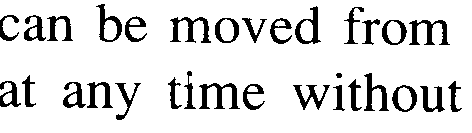
#> input picture src/class-1/letras.bmp, 472 x 133 px
$ python exercicio2.py
#> lines starting #> are read from the running program, lines starting #| are printed output that depends on the picture; after the words box and inside, x2 and y2 are one past the last pixel; in counts of white or black regions, pixels touching at a corner belong together
from collections import deque
import cv2
import numpy as np
def neighbors(pixel, width, height):
    x, y = pixel
    neighbors = []
    if x > 0:
        neighbors.append((x - 1, y))
    if x < width - 1:
        neighbors.append((x + 1, y))
    if y > 0:
        neighbors.append((x, y - 1))
    if y < height - 1:
        neighbors.append((x, y + 1))
    return neighbors

def busca_largura(image, visited, start_pixel):
    width, height = image.shape
    queue = deque([start_pixel])
    visited[start_pixel] = True
    while queue:
        current_pixel = queue.popleft()
        for neighbor in neighbors(current_pixel, width, height):
            if not visited[neighbor] and image[neighbor] == 0:
                visited[neighbor] = True
                queue.append(neighbor)

def count_connected_components(image):
#> called with image = 'letras.bmp'
    image = cv2.imread(image,0)
#> image: shape (133, 472); 87.5% white; 31 black regions, largest, box (x1, y1, x2, y2) and area: (199, 83, 240, 109) 457, (409, 20, 450, 45) 441, (170, 17, 211, 43) 439
    width, height = image.shape
#> width = 133; height = 472
    visited = {(x, y): False for x in range(width) for y in range(height)}
    count = 0
    for x in range(width):
        for y in range(height):
            if not visited[(x, y)] and image[x, y] == 0:
                busca_largura(image, visited, (x, y))
                count += 1
    return count

image = "letras.bmp"
count = count_connected_components(image)
print("componentes conexos:", count)
#| componentes conexos: 31
image = "c2.bmp"
count = count_connected_components(image)
#> call 2 of count_connected_components, with image = 'c2.bmp'
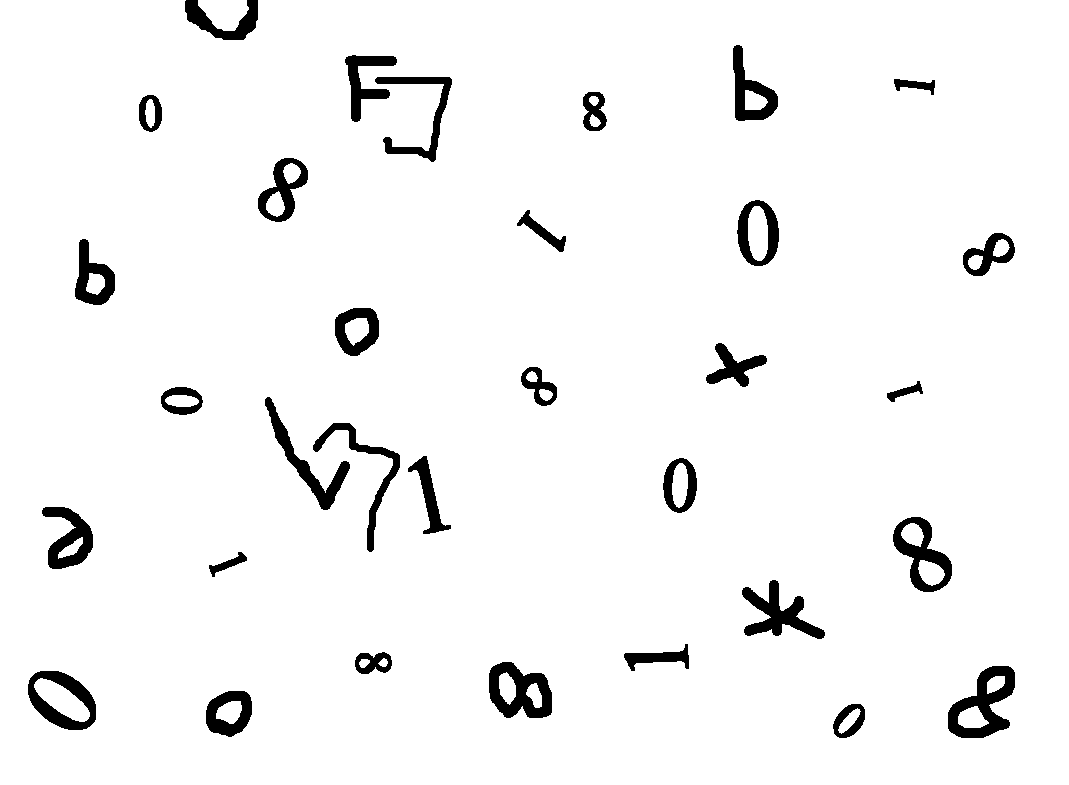
#> input picture src/class-1/c2.bmp, 1069 x 785 px
#> in count_connected_components (call 2), `image = cv2.imread(image,0)`: image: shape (785, 1069); 95.7% white; 32 black regions, largest, box (x1, y1, x2, y2) and area: (948, 666, 1015, 738) 2277, (489, 662, 552, 718) 2051, (742, 580, 825, 639) 1920
print("componentes conexos:", count)
#| componentes conexos: 32
image = "c3.bmp"
count = count_connected_components(image)
#> call 3 of count_connected_components, with image = 'c3.bmp'
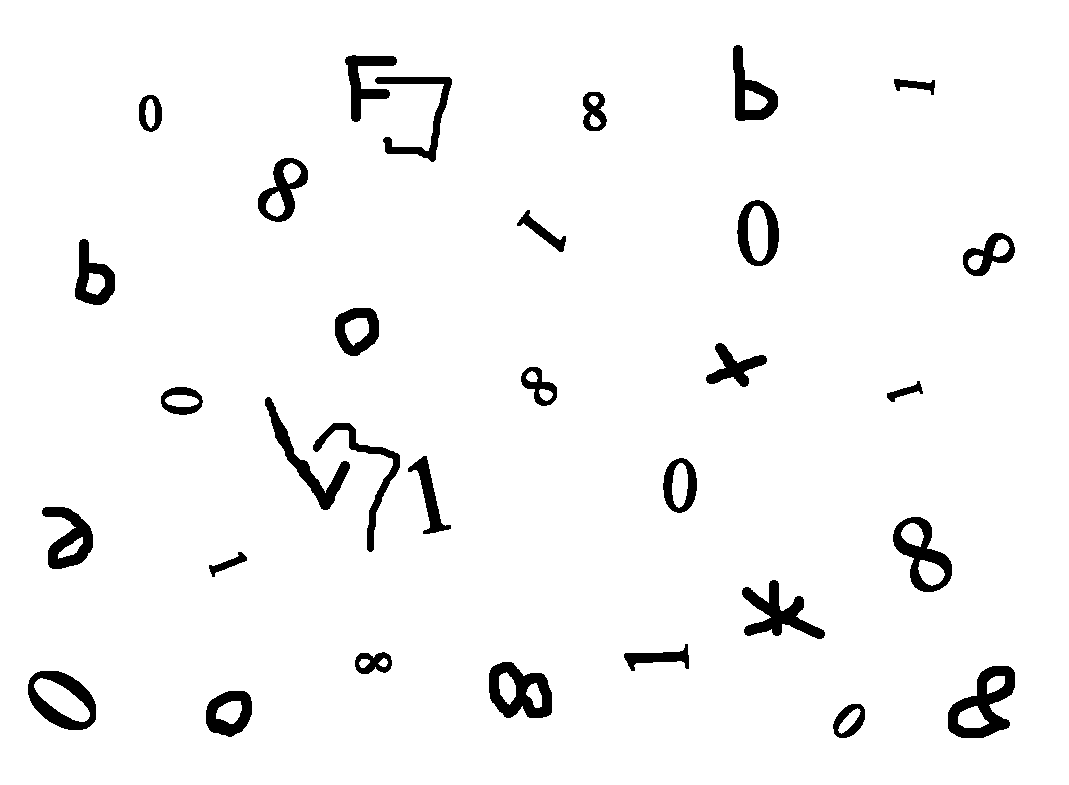
#> input picture src/class-1/c3.bmp, 1069 x 785 px
print("componentes conexos:", count)
#| componentes conexos: 31
